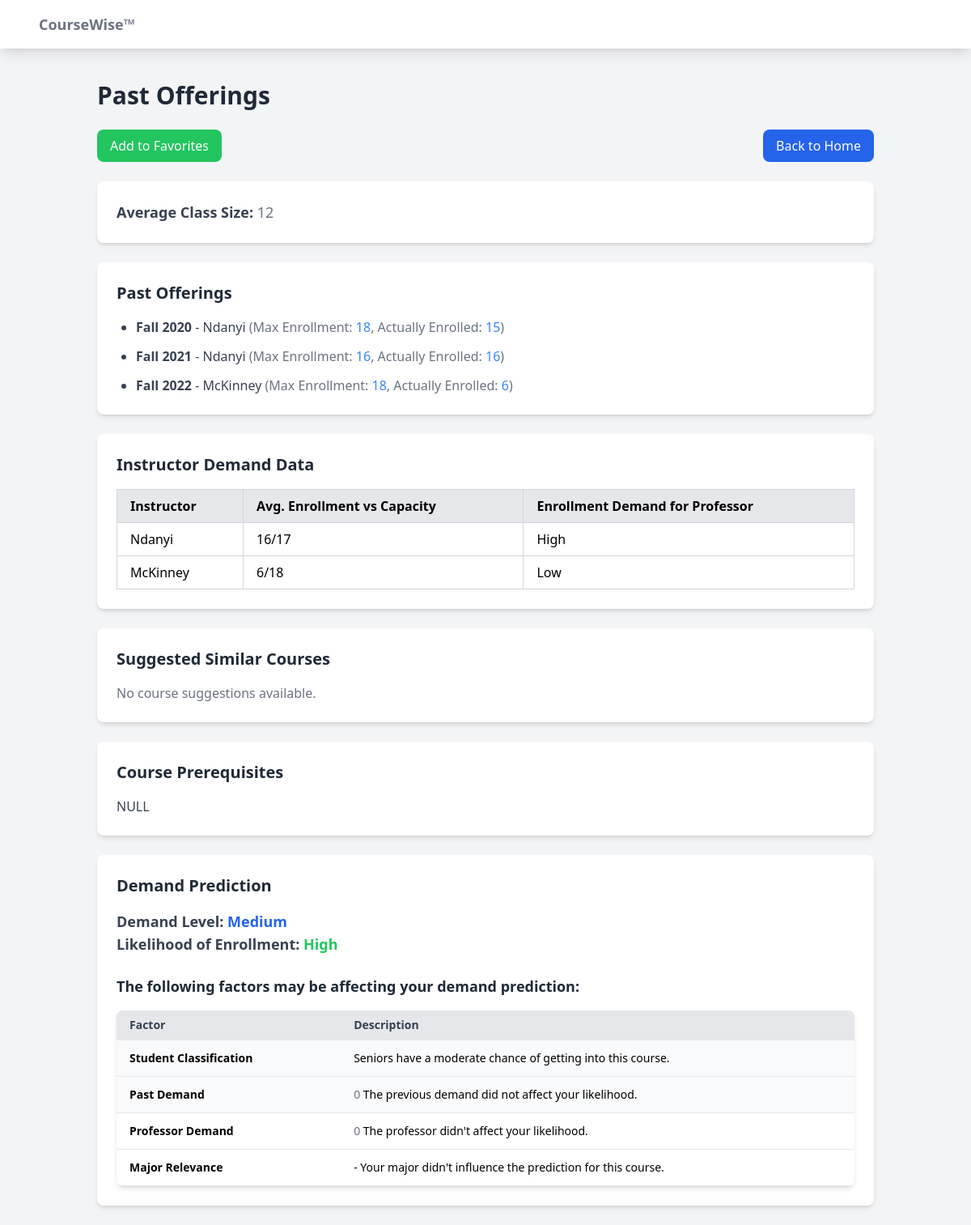
/courses/AFS/105/, run on the app's committed database.
### courses/models.py (models this page shows)
class CourseInfo(models.Model):
    semester = models.CharField(max_length=255)
    year = models.CharField(max_length=255)
    subject = models.CharField(max_length=255)
    course_number = models.IntegerField()
    course_title = models.CharField(max_length=255)
    catalog_title = models.CharField(max_length=255)
    f_credits = models.CharField(max_length=255)
    prereqs = models.CharField(max_length=255)
    meeting_pattern = models.CharField(max_length=255)
    meeting_time = models.CharField(max_length=255)
    instructor = models.CharField(max_length=255)
    max_enrollment = models.IntegerField()
    students_enrolled = models.IntegerField()
    primary_requests = models.IntegerField()
    major_requests = models.IntegerField()
    senior_requests = models.IntegerField()
    seniors_enrolled = models.IntegerField()
    junior_requests = models.IntegerField()
    juniors_enrolled = models.IntegerField()
    sophomore_requests = models.IntegerField()
    sophomores_enrolled = models.IntegerField()
    first_year_requests = models.IntegerField()
    first_years_enrolled = models.IntegerField()

class CourseCatalog(models.Model):
    subject = models.CharField(max_length=255)
    course_number = models.CharField(max_length=255)
    course_title = models.CharField(max_length=255)
    prereqs = models.CharField(max_length=255)

### courses/views.py (the view)
# urls.py: path('<str:subject>/<str:number>/', views.course_page, name='course_page'),
def course_page(request, subject, number):
    offerings = CourseInfo.objects.filter(subject=subject.upper(), course_number=int(number))
    unique_offerings = offerings.values('semester', 'year', 'instructor', 'max_enrollment',
                                        'students_enrolled').distinct()
    catalog_pull = CourseCatalog.objects.filter(subject=subject.upper(), course_number=number).first()
    avg_class_size = int(offerings.aggregate(Avg("students_enrolled"))["students_enrolled__avg"]) or 0
    demand_data = demand_prediction(request, subject, number)
    suggestion_courses = demand_data.get('suggestion_courses', [])
    instructor_demand_data = []
    instructors = offerings.values_list('instructor', flat=True).distinct()
    for instructor in instructors:
        if instructor is not None:
            history = offerings.filter(instructor=instructor)
            avg_data = history.aggregate(
                avg_enrollment=Avg('students_enrolled'),
                avg_capacity=Avg('max_enrollment')
            )
            avg_enrollment = avg_data['avg_enrollment'] or 0
            avg_capacity = avg_data['avg_capacity'] or 0
            demand_level = _calculate_demand_level(history)
            instructor_demand_data.append({
                'instructor': instructor,
                'avg_enrollment': round(avg_enrollment),
                'avg_capacity': round(avg_capacity),
                'enrollment_vs_capacity': f"{round(avg_enrollment)}/{round(avg_capacity)}",
                'enrollment_demand': demand_level,
            })
    favorites = request.session.get('favorites', [])
    is_favorite = f"{subject}-{number}" in favorites
    return render(request, 'course_page.html', {
        'offerings': unique_offerings,
        'avg_class_size': avg_class_size,
        'classification': demand_data["classification"],
        'demand_level': demand_data["demand_level"],
        'student_classification': demand_data["student_classification"],
        'student_major': demand_data["student_major"],
        'suggestion_courses': suggestion_courses,
        'instructor_demand_data': instructor_demand_data,
        'impact_factors': demand_data["impact_factors"],
        'course': catalog_pull,
        'subject': subject,
        'course_number': number,
        'is_favorite': is_favorite
    })

### templates/course_page.html (shortened to what this page needs)
{% extends "base.html" %}
{% block content %}
    <div class="container mx-auto px-4 py-6">
        <h1 class="text-3xl font-semibold text-gray-800 mb-6">Past Offerings</h1>
    <div class="flex justify-between mb-6">
        <div>
            {% if is_favorite %}
                <button onclick="removeFromFavorites('{{ subject }}', '{{ course_number }}')"
                        class="bg-red-500 text-white py-2 px-4 rounded-lg hover:bg-red-600 transition-all duration-300">
                    Remove from Favorites
                </button>
            {% else %}
                <button onclick="addToFavorites('{{ subject }}', '{{ course_number }}')"
                        class="bg-green-500 text-white py-2 px-4 rounded-lg hover:bg-green-600 transition-all duration-300">
                    Add to Favorites
                </button>
            {% endif %}
        </div>
        <a href="{% url 'home' %}" class="bg-blue-600 text-white py-2 px-4 rounded-lg hover:bg-blue-700 transition-all duration-300">
            Back to Home
        </a>
    </div>
        <div class="bg-white shadow-md rounded-lg p-6 mb-6">
            <p class="text-lg font-medium text-gray-700">
                <strong>Average Class Size:</strong>
                <span class="text-gray-500">{{ avg_class_size|default:"No data available" }}</span>
            </p>
        </div>
        <div class="bg-white shadow-md rounded-lg p-6 mb-6">
            <h2 class="text-xl font-semibold text-gray-800 mb-4">Past Offerings</h2>
            <ul class="list-disc pl-6 space-y-3">
                {% for offering in offerings %}
                    <li class="text-gray-700">
                        <strong>{{ offering.semester }} {{ offering.year }}</strong> - {{ offering.instructor }}
                        <span class="text-gray-500">
                            (Max Enrollment: <span class="text-blue-500">{{ offering.max_enrollment }}</span>,
                            Actually Enrolled: <span class="text-blue-500">{{ offering.students_enrolled }}</span>)
                        </span>
                    </li>
                {% empty %}
                    <li class="text-gray-500">No past offerings.</li>
                {% endfor %}
            </ul>
        </div>
        <div class="bg-white shadow-md rounded-lg p-6 mb-6">
            <h2 class="text-xl font-semibold text-gray-800 mb-4">Instructor Demand Data</h2>
            <table class="w-full border-collapse border border-gray-300">
                <thead>
                    <tr class="bg-gray-200">
                        <th class="border border-gray-300 px-4 py-2 text-left">Instructor</th>
                        <th class="border border-gray-300 px-4 py-2 text-left">Avg. Enrollment vs Capacity</th>
                        <th class="border border-gray-300 px-4 py-2 text-left">Enrollment Demand for Professor</th>
                    </tr>
                </thead>
                <tbody>
                    {% for instructor in instructor_demand_data %}
                        <tr class="bg-white">
                            <td class="border border-gray-300 px-4 py-2">{{ instructor.instructor }}</td>
                            <td class="border border-gray-300 px-4 py-2">{{ instructor.enrollment_vs_capacity }}</td>
                            <td class="border border-gray-300 px-4 py-2">{{ instructor.enrollment_demand }}</td>
                        </tr>
                    {% empty %}
                        <tr>
                            <td colspan="3" class="border border-gray-300 px-4 py-2 text-gray-500 text-center">
                                No instructor demand data available.
                            </td>
                        </tr>
                    {% endfor %}
                </tbody>
            </table>
        </div>
    {% if suggestion_courses %}
        <div class="bg-white shadow-md rounded-lg p-6 mb-6">
            <h2 class="text-xl font-semibold text-gray-800 mb-4">Suggested Similar Courses</h2>
            <ul class="list-disc pl-6 space-y-3">
                {% for course in suggestion_courses %}
                    <li class="text-gray-700">
                        <strong>{{ course.subject }} {{ course.course_number }}</strong></li>
                {% endfor %}
            </ul>
        </div>
    {% else %}
        <div class="bg-white shadow-md rounded-lg p-6 mb-6">
            <h2 class="text-xl font-semibold text-gray-800 mb-4">Suggested Similar Courses</h2>
            <p class="text-gray-500">No course suggestions available.</p>
        </div>
    {% endif %}
    {% if course %}
        <div class="bg-white shadow-md rounded-lg p-6 mb-6">
            <h2 class="text-xl font-semibold text-gray-800 mb-4">Course Prerequisites</h2>
            <p class="text-gray-700">{{ course.prereqs }}</p>
        </div>
    {% else %}
        <div class="bg-white shadow-md rounded-lg p-6 mb-6">
            <h2 class="text-xl font-semibold text-gray-800 mb-4">Course Prerequisites</h2>
            <p class="text-gray-500">This course has no prerequisites.</p>
        </div>
    {% endif %}
        {% if classification %}
            <div class="bg-white shadow-md rounded-lg p-6 mt-6">
                <h2 class="text-xl font-semibold text-gray-800 mb-4">Demand Prediction</h2>
                <div class="mb-4">
                    <p class="text-lg font-medium text-gray-700">
                        <strong>Demand Level:</strong>
                        <span class="font-bold text-blue-600">{{ demand_level }}</span>
                    </p>
                    <p class="text-lg font-medium text-gray-700">
                        <strong>Likelihood of Enrollment:</strong>
                        <span
                            class="font-bold {% if classification == 'High' %}text-green-500{% elif classification == 'Medium' %}text-yellow-500{% else %}text-red-500{% endif %}">
                            {{ classification }}
                        </span>
                    </p>
                </div>
                <h3 class="text-lg font-semibold text-gray-800 mt-6 mb-4">The following factors may be affecting your demand prediction:</h3>
                <div class="overflow-x-auto bg-gray-50 shadow-md rounded-lg">
                    <table class="min-w-full table-auto border-collapse">
                        <thead class="bg-gray-200">
                            <tr>
                                <th class="px-4 py-2 text-left text-sm font-semibold text-gray-700 border-b">Factor</th>
                                <th class="px-4 py-2 text-left text-sm font-semibold text-gray-700 border-b">Description</th>
                            </tr>
                        </thead>
                        <tbody class="text-sm">
                            <tr class="bg-gray-50">
                                <td class="px-4 py-3 border-b"><strong>Student Classification</strong></td>
                                <td class="px-4 py-3 border-b">
                                    {% if student_classification == 'Freshman' %}
                                        {% if demand_level == 'High' %}
                                            First-year students are less likely to get into this course due to high demand.
                                        {% elif demand_level == 'Medium' %}
                                            First-year students have a moderate chance of getting into this course.
                                        {% else %}
                                            First-year students are more likely to get into this course due to low demand.
                                        {% endif %}
                                    {% else %}
                                        {% if demand_level == 'High' %}
                                            Seniors have a moderate chance of getting into this course because of the high demand.
                                        {% elif demand_level == 'Medium' %}
                                            Seniors have a moderate chance of getting into this course.
                                        {% else %}
                                            Seniors are more likely to get into this course due to low demand.
                                        {% endif %}
                                    {% endif %}
                                </td>
                            </tr>
                            <tr class="bg-gray-50">
                                <td class="px-4 py-3 border-b"><strong>Past Demand</strong></td>
                                <td class="px-4 py-3 border-b">
                                    {% if impact_factors.past_demand > 0 %}
                                        <span class="text-green-500">{{ impact_factors.past_demand }}</span> - The previous demand for this course positively impacted your likelihood.
                                    {% elif impact_factors.past_demand < 0 %}
                                        <span class="text-red-500">{{ impact_factors.past_demand }}</span> - The previous demand for this course negatively impacted your likelihood.
                                    {% else %}
                                        <span class="text-gray-500">{{ impact_factors.past_demand }}</span> The previous demand did not affect your likelihood.
                                    {% endif %}
                                </td>
                            </tr>
                            <tr class="bg-white">
                                <td class="px-4 py-3 border-b"><strong>Professor Demand</strong></td>
                                <td class="px-4 py-3 border-b">
                                    {% if impact_factors.professor > 0 %}
                                        <span class="text-green-500">{{ impact_factors.professor }}</span> The professor demand for this course positively impacted your likelihood.
                                    {% elif impact_factors.professor < 0 %}
                                        <span class="text-red-500">{{ impact_factors.professor }}</span> The professor demand for this course negatively impacted your likelihood.
                                    {% else %}
                                        <span class="text-gray-500">{{ impact_factors.professor }}</span> The professor didn't affect your likelihood.
                                    {% endif %}
                                </td>
                            </tr>
                            <tr class="bg-white">
                                <td class="px-4 py-3 border-b"><strong>Major Relevance</strong></td>
                                <td class="px-4 py-3 border-b">
                                    {% if impact_factors.major < 0 %}
                                        <span class="text-red-500"></span> - This course is outside your major, which decreased your likelihood of enrollment.
                                    {% elif impact_factors.major > 0 %}
                                        <span class="text-green-500"></span> - This course is in your major, which improved your likelihood of enrollment.
                                    {% else %}
                                         - Your major didn't influence the prediction for this course.
                                    {% endif %}
                                </td>
                            </tr>
                        </tbody>
                    </table>
                </div>
            </div>
        {% else %}
            <p class="text-lg text-gray-700 mt-6">No demand prediction available.</p>
        {% endif %}
    </div>
{% endblock %}

### templates/base.html (shortened to what this page needs)
<!DOCTYPE html>
<html lang="en">
<head>
    <script src="https://cdn.tailwindcss.com"></script>
</head>
<body class="bg-gray-100">
    <nav class="bg-white shadow-lg">
        <div class="max-w-6xl mx-auto px-4">
            <div class="flex justify-between">
                <div class="flex space-x-7">
                    <div>
                        <a href="/" class="flex items-center py-4 px-2">
                            <span class="font-semibold text-gray-500 text-lg">CourseWise™</span>
                        </a>
                    </div>
                </div>
            </div>
        </div>
    </nav>
    <main class="container mx-auto mt-4 px-4">
        {% block content %}
        {% endblock %}
    </main>
</body>
</html>

### data on the page
CourseInfo: semester "Fall", year "2020", instructor "Ndanyi", max_enrollment "18", students_enrolled "15", year "2021", max_enrollment "16", students_enrolled "16", year "2022", instructor "McKinney", students_enrolled "6"
CourseCatalog: prereqs "NULL"

### other printed values
{{ avg_class_size|default:"No data available" }} "12"
{{ instructor.instructor }} "Ndanyi" "McKinney"
{{ instructor.enrollment_vs_capacity }} "16/17" "6/18"
{{ instructor.enrollment_demand }} "High" "Low"
{{ demand_level }} "Medium"
{{ classification }} "High"
{{ impact_factors.past_demand }} "0"
{{ impact_factors.professor }} "0"
